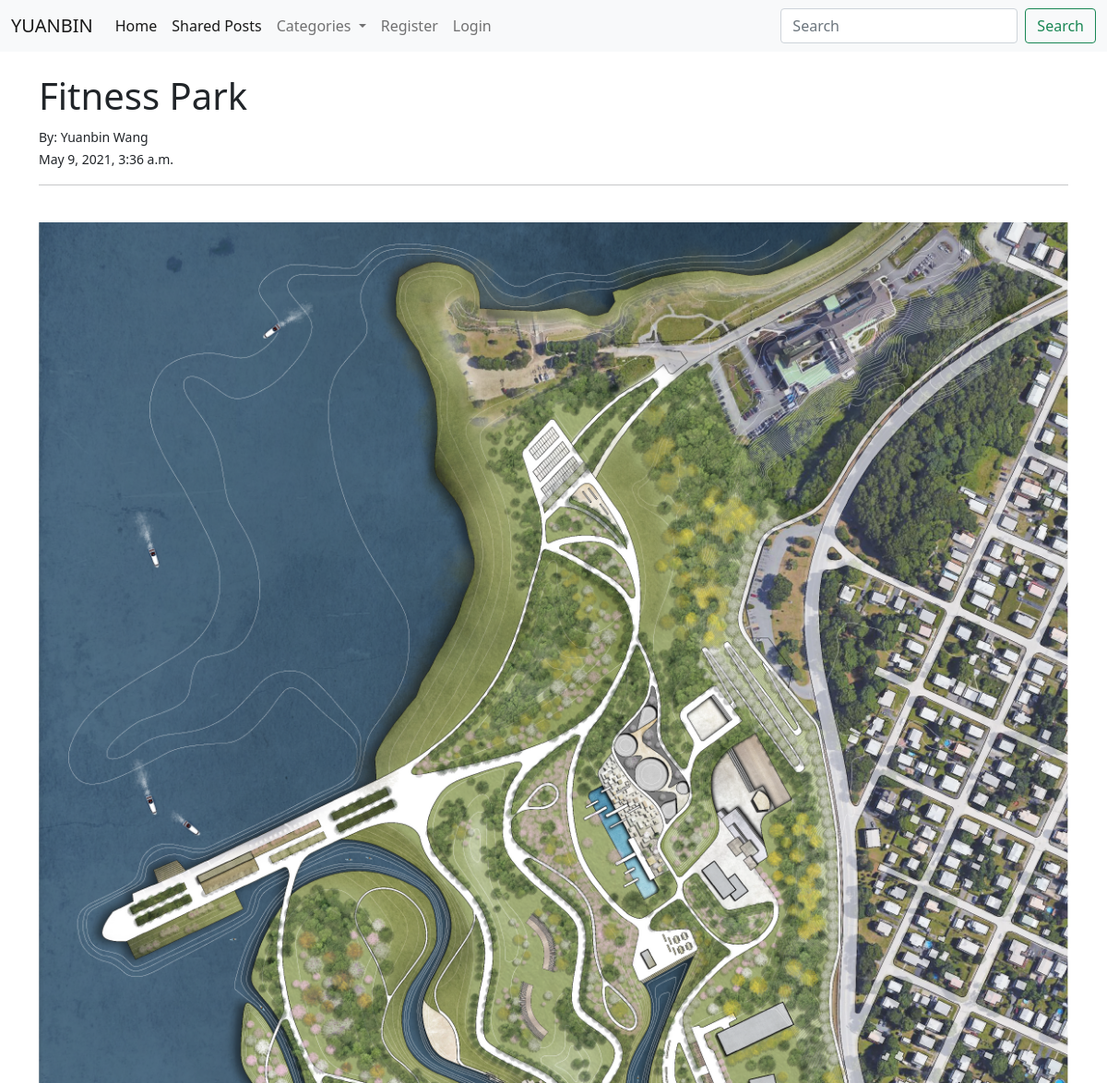
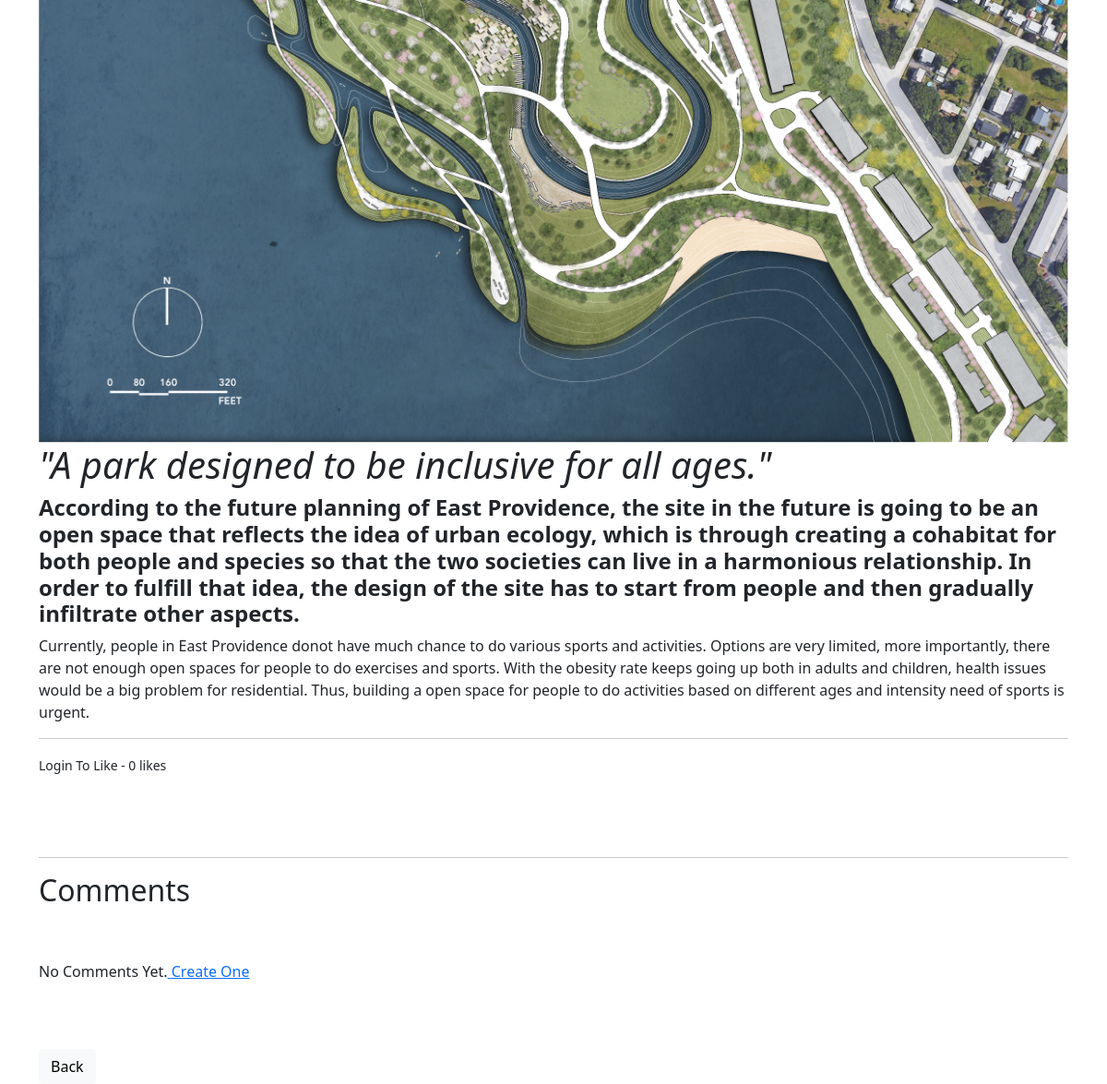
/project/4, run on the app's committed database (2 pictures, top to bottom).
### portfolio/models.py (models this page shows, shortened)
class Project(models.Model):
    title = models.CharField(max_length=255)
    image = models.ImageField(blank=True, null = True, upload_to = "images/")
    author = models.ForeignKey(User, on_delete=models.CASCADE, related_name="projects")
    content = RichTextField(blank = True, null = True)
    timestamp = models.DateTimeField(auto_now_add=True)
    category = models.CharField(max_length=255,default = 'Landscape Architecture')
    likes = models.ManyToManyField(User, related_name="likers")
    summary = models.CharField(max_length=255,blank = True, null = True)

### portfolio/views.py (the view)
class ProjectDetailView(DetailView):
    model = Project
    template_name = 'details.html'
    def get_context_data(self, *args, **kwargs):
        categories = Category.objects.all()
        context = super(ProjectDetailView,
                        self).get_context_data(*args, **kwargs)
        context["categories"] = categories
        return context

### portfolio/models.py (called while the page is built)
    def __str__(self):
        return f'{self.category}'

### portfolio/templates/details.html (shortened to what this page needs)
{% extends 'layout.html' %}
{% block content %}
    <h1> {{project.title}}</h1>
    {%if project.author.first_name and project.author.last_name%}
    <small>By: {{project.author.first_name}} {{project.author.last_name}}
    {% else %}
    <small>By: {{project.author}}
    {% endif %}
    </small><br>
    <small>{{project.timestamp}}</small>
    <hr>
    <br/>
    {% if project.image %}
    <img src="{{project.image.url}}" class="img-fluid" alt="Responsive image"><br/>
    {% endif %}
    {{project.content|safe}}
    <hr>
    {% if user.is_authenticated %}
    <button class = "likeBtn" data-post="{{project.id}}">Like</button>&nbsp<span class = "likeCount" data-post="{{project.id}}">{{project.likes.count}}</span> likes
    {% else %}
    <small class = "likeCount" data-post="{{project.id}}">Login To Like - {{project.likes.count}} likes</small>
    {% endif %}
    <br/><br/>
    <br/><br/>
    <hr>
    <h2>Comments</h2>
    <br/>
    {% if not project.comments.all %}
    <br/>
        No Comments Yet.<a href="{% url 'comment' project.pk %}"> Create One </a>
        <br/><br/>
    {% endif %}
    <br/><br/>
    <a class="btn btn-light" href="{% url 'index' %}">Back </a>
{% endblock %}

### data on the page
Project: title "Fitness Park", author.first_name "Yuanbin", author.last_name "Wang", timestamp "May 9, 2021, 3:36 a.m.", image (picture), content "\"A park designed to be inclusive for all ages.\" According to the future planning of East Providence, the site in the future is going to be an open space that reflects the idea of urban ecology, which is through creating a cohabitat for both people and species so that the two societies can live in a harmonious relationship. In order to fulfill that idea, the design of the site has to start from people and then gradually infiltrate other aspects. Currently, people in East Providence donot have much chance to do various sports and activities. Options are very limited, more importantly, there are not enough open spaces for people to do exercises and sports. With the obesity rate keeps going up…", likes.count "0"
